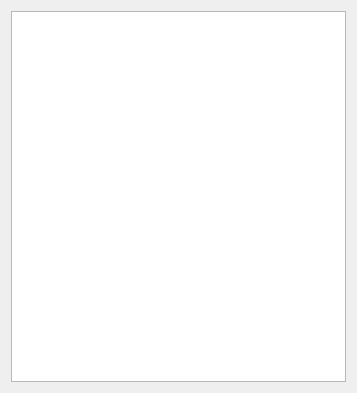
<?xml version="1.0" encoding="UTF-8"?>
<ui version="4.0">
 <class>Widget</class>
 <widget class="QWidget" name="Widget">
  <property name="geometry">
   <rect>
    <x>0</x>
    <y>0</y>
    <width>357</width>
    <height>393</height>
   </rect>
  </property>
  <property name="windowTitle">
   <string>Widget</string>
  </property>
  <layout class="QVBoxLayout" name="verticalLayout">
   <item>
    <widget class="QTableWidget" name="tableWidget"/>
   </item>
  </layout>
 </widget>
 <resources/>
 <connections/>
</ui>
